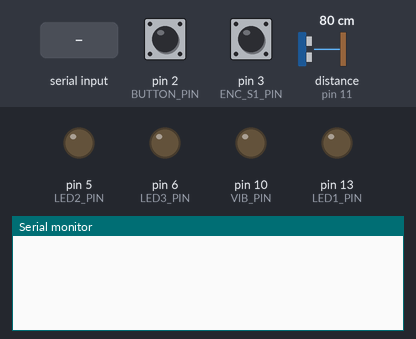
Recording of a sketch running on a simulated Arduino Uno, built with avr-gcc and run on an emulated ATmega328P. Shown: output pins drawn as LEDs (lit = HIGH), the last lines printed to the serial monitor. The inputs (shaded band) are chosen by the test bench; at power-on: pin 2 (BUTTON_PIN) HIGH, pin 3 (ENC_S1_PIN) HIGH, distance to the obstacle (sensor on pin 11) 80 cm. The echo pulse lasts 58.3 µs per cm; pins used as bus, display or sensor lines are not drawn.

Above: at 0.9 s.
1.0 s: "DISCOVER\n" received over Serial
At 1.07 s:
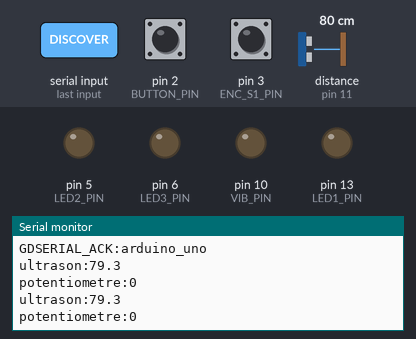
2.5 s: pin 2 (BUTTON_PIN) pulled LOW for 0.15 s
At 2.52 s:
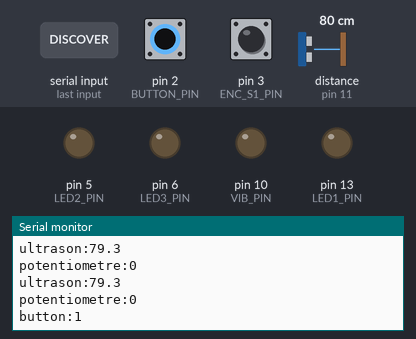

The sketch:

AdaptGodot.ino
```cpp
// =============================================
//  Arduino — Auto-pairing avec GdSerial
// =============================================

const int LED1_PIN    = 13;
const int LED2_PIN    = 5;
const int LED3_PIN    = 6;
const int ENC_S1_PIN = 3;   // S1 de l'encodeur : doit être une broche à interruption (2 ou 3 sur l'Uno, la 2 est prise)
const int ENC_S2_PIN = 4;   // S2 de l'encodeur
const int ECHO_PIN = 11;
const int TRIG_PIN = 12;
const int BUTTON_PIN = 2;   // KEY de l'encodeur : LOW quand on appuie
const int VIB_PIN = 10;

bool paired = false;
unsigned long lastSendTime = 0;
const unsigned long SEND_INTERVAL = 50;
bool lastButtonState = false;
int nbLed = 0;

// ── Moyenne glissante ultrason ─────────────────
const int WINDOW_SIZE = 5;
float ultrasonBuffer[WINDOW_SIZE];
int ultrasonIndex = 0;
bool bufferFull = false;

float smoothedUltrason() {
  float rawDuration = 0;
  float rawDistance = 0;

  digitalWrite(TRIG_PIN, LOW);
  delayMicroseconds(5);
  digitalWrite(TRIG_PIN, HIGH);
  delayMicroseconds(10);
  digitalWrite(TRIG_PIN, LOW);
  rawDuration = pulseIn(ECHO_PIN, HIGH);
  rawDistance = rawDuration * 0.034 / 2;

  // Stocke dans le buffer circulaire
  ultrasonBuffer[ultrasonIndex] = rawDistance;
  ultrasonIndex = (ultrasonIndex + 1) % WINDOW_SIZE;
  if (ultrasonIndex == 0) bufferFull = true;

  // Calcule la moyenne sur les valeurs disponibles
  int count = bufferFull ? WINDOW_SIZE : ultrasonIndex;
  float sum = 0;
  for (int i = 0; i < count; i++) sum += ultrasonBuffer[i];
  return sum / count;
}
// ──────────────────────────────────────────────

// ── Encodeur rotatif ───────────────────────────
// Il remplace le potentiomètre : on envoie toujours "potentiometre:0..1023".
// L'encodeur tourne sans fin, donc la valeur fait le tour comme un angle :
// après la plus grande valeur on repasse à 0, et sous 0 on repasse en haut.
const int TOUR_COMPLET = 1024;       // 0 à 1023 = un tour complet du personnage
const int CRANS_PAR_TOUR = 20;       // 20 crans = un tour de bouton = un tour du personnage ; 40 pour des pas deux fois plus fins
const int CHANGEMENTS_PAR_CRAN = 2;  // S1 change 2 fois par cran ; si la valeur ne bouge qu'un cran sur deux, mettre 1

volatile int changementsS1 = 0;      // compté par l'interruption, vidé par lirePosition()
int cranCourant = 0;                 // de 0 à CRANS_PAR_TOUR - 1 ; au démarrage, le personnage est à 0

// Appelée à chaque changement de S1, même pendant un delay() ou un pulseIn() :
// aucun cran n'est perdu. S2 dit dans quel sens on tourne.
void compterEncodeur() {
  if (digitalRead(ENC_S1_PIN) == digitalRead(ENC_S2_PIN)) {
    changementsS1++;
  } else {
    changementsS1--;
  }
}

int lirePosition() {
  // On coupe les interruptions le temps de lire le compteur, sinon il peut
  // changer au milieu de la lecture (un int fait 2 octets sur l'Uno)
  noInterrupts();
  int crans = changementsS1 / CHANGEMENTS_PAR_CRAN;
  changementsS1 -= crans * CHANGEMENTS_PAR_CRAN;  // garde le demi-cran entamé
  interrupts();

  // En C++, % garde le signe : -1 % 20 vaut -1, pas 19. On rajoute donc un
  // tour avant de refaire le modulo, pour rester entre 0 et CRANS_PAR_TOUR - 1
  cranCourant = ((cranCourant + crans) % CRANS_PAR_TOUR + CRANS_PAR_TOUR) % CRANS_PAR_TOUR;

  // long : avec 40 crans, 39 * 1024 dépasse ce qu'un int tient sur l'Uno (32767)
  return (long)cranCourant * TOUR_COMPLET / CRANS_PAR_TOUR;
}
// ──────────────────────────────────────────────

void setup() {
  Serial.begin(115200);
  pinMode(LED1_PIN, OUTPUT);
  pinMode(LED2_PIN, OUTPUT);
  pinMode(LED3_PIN, OUTPUT);
  pinMode(BUTTON_PIN, INPUT_PULLUP);
  pinMode(VIB_PIN, OUTPUT);

  pinMode(ENC_S1_PIN, INPUT_PULLUP);
  pinMode(ENC_S2_PIN, INPUT_PULLUP);
  attachInterrupt(digitalPinToInterrupt(ENC_S1_PIN), compterEncodeur, CHANGE);

  pinMode(TRIG_PIN, OUTPUT);
  pinMode(ECHO_PIN, INPUT);

  // Pré-remplit le buffer avec une première mesure
  // pour éviter des valeurs à 0 au démarrage
  for (int i = 0; i < WINDOW_SIZE; i++) {
    ultrasonBuffer[i] = 0;
  }

  while (!paired) {
    if (Serial.available() > 0) {
      String cmd = Serial.readStringUntil('\n');
      cmd.trim();
      if (cmd == "DISCOVER") {
        Serial.println("GDSERIAL_ACK:arduino_uno");
        paired = true;
      }
    }
  }
}

void loop() {
  if (Serial.available() > 0) {
    String cmd = Serial.readStringUntil('\n');
    cmd.trim();

    if (!paired) {
      if (cmd == "DISCOVER") {
        Serial.println("GDSERIAL_ACK:arduino_uno");
        paired = true;
      }
    } else {
      //Lit les commandes en provenance de GODOT
      parseCommand(cmd);
    }
  }
  //Si on est "connecté" à GODOT, on envoi des manière régulière les valeurs des capteurs
  if (paired) {
    unsigned long now = millis();
    if (now - lastSendTime >= SEND_INTERVAL) {
      lastSendTime = now;
      sendSensors();
    }
  }
}

void parseCommand(const String& cmd) {
  int sep = cmd.indexOf(':');
  if (sep == -1) return;

  String key   = cmd.substring(0, sep);
  String value = cmd.substring(sep + 1);

  if (key == "led") {
    nbLed++;
    //A chaque réception d'un message avec "led", une nouvelle led s'allume
    switch (nbLed){
      case 1:
        digitalWrite(LED1_PIN, value == "1" ? HIGH : LOW);
        Serial.println("ack:led1:" + value);
        break;
      case 2:
        digitalWrite(LED2_PIN, value == "1" ? HIGH : LOW);
        Serial.println("ack:led2:" + value);
        break;
      case 3:
        digitalWrite(LED3_PIN, value == "1" ? HIGH : LOW);
        Serial.println("ack:led3:" + value);
        delay(3000);
        digitalWrite(LED3_PIN, LOW);
        digitalWrite(LED2_PIN, LOW);
        digitalWrite(LED1_PIN, LOW);
        nbLed = 0;
        break;
    }
  }
  else if(key == "vibe"){
      // value est un texte : "0" n'est pas faux, il faut le comparer à "1"
      digitalWrite(VIB_PIN, value == "1" ? HIGH : LOW);
  }
  else if (key == "ping") {
    Serial.println("pong:" + value);
  }
  //Animation de clignotement des leds à la fin
  else if (key == "final") {
    for (int i = 0; i < 3; i++){
      digitalWrite(LED1_PIN, LOW);
      digitalWrite(LED2_PIN, LOW);
      digitalWrite(LED3_PIN, LOW);
    }
  }
}

void sendSensors() {
  float distance = smoothedUltrason();
  Serial.println("ultrason:" + String(distance, 1));
  Serial.println("potentiometre:" + String(lirePosition()));
  bool btn = (digitalRead(BUTTON_PIN) == LOW);
  if (btn != lastButtonState) {
    lastButtonState = btn;
    Serial.println("button:" + String(btn ? "1" : "0"));
  }
}
```

Measured:
- after the input at 1.0 s, the serial monitor: prints a new line at once (image 1)
- after the input at 2.5 s, the serial monitor: prints a new line at once (image 2)
